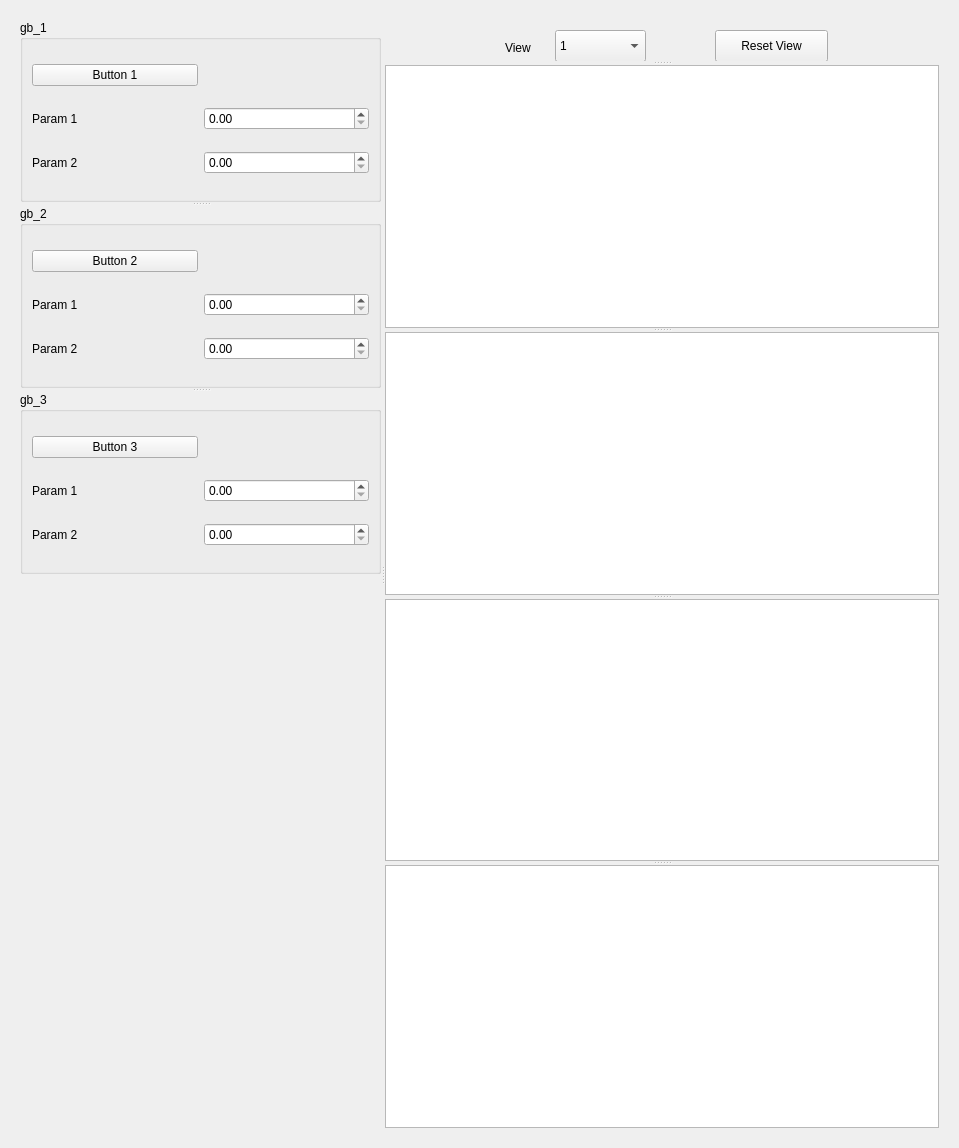
<?xml version="1.0" encoding="UTF-8"?>
<ui version="4.0">
 <class>Form</class>
 <widget class="QWidget" name="Form">
  <property name="geometry">
   <rect>
    <x>0</x>
    <y>0</y>
    <width>959</width>
    <height>1148</height>
   </rect>
  </property>
  <property name="windowTitle">
   <string>Form</string>
  </property>
  <layout class="QHBoxLayout" name="horizontalLayout">
   <item>
    <widget class="QWidget" name="widget_2" native="true">
     <layout class="QHBoxLayout" name="horizontalLayout_2">
      <item>
       <widget class="QSplitter" name="splitter_2">
        <property name="orientation">
         <enum>Qt::Horizontal</enum>
        </property>
        <widget class="QWidget" name="">
         <layout class="QVBoxLayout" name="verticalLayout_left">
          <item>
           <widget class="QSplitter" name="splitter">
            <property name="orientation">
             <enum>Qt::Vertical</enum>
            </property>
            <widget class="QGroupBox" name="groupBox_1">
             <property name="title">
              <string>gb_1</string>
             </property>
             <property name="alignment">
              <set>Qt::AlignLeading|Qt::AlignLeft|Qt::AlignTop</set>
             </property>
             <layout class="QGridLayout" name="gridLayout">
              <item row="0" column="0">
               <widget class="QPushButton" name="pushButton_1">
                <property name="text">
                 <string>Button 1</string>
                </property>
               </widget>
              </item>
              <item row="1" column="0">
               <widget class="QLabel" name="label">
                <property name="text">
                 <string>Param 1</string>
                </property>
               </widget>
              </item>
              <item row="1" column="1">
               <widget class="QDoubleSpinBox" name="doubleSpinBox_param1"/>
              </item>
              <item row="2" column="0">
               <widget class="QLabel" name="label_2">
                <property name="text">
                 <string>Param 2</string>
                </property>
               </widget>
              </item>
              <item row="2" column="1">
               <widget class="QDoubleSpinBox" name="doubleSpinBox_param2"/>
              </item>
             </layout>
            </widget>
            <widget class="QGroupBox" name="groupBox_2">
             <property name="title">
              <string>gb_2</string>
             </property>
             <property name="alignment">
              <set>Qt::AlignLeading|Qt::AlignLeft|Qt::AlignTop</set>
             </property>
             <layout class="QGridLayout" name="gridLayout_2">
              <item row="0" column="0">
               <widget class="QPushButton" name="pushButton_2">
                <property name="text">
                 <string>Button 2</string>
                </property>
               </widget>
              </item>
              <item row="1" column="0">
               <widget class="QLabel" name="label_3">
                <property name="text">
                 <string>Param 1</string>
                </property>
               </widget>
              </item>
              <item row="1" column="1">
               <widget class="QDoubleSpinBox" name="doubleSpinBox_param1_2"/>
              </item>
              <item row="2" column="0">
               <widget class="QLabel" name="label_4">
                <property name="text">
                 <string>Param 2</string>
                </property>
               </widget>
              </item>
              <item row="2" column="1">
               <widget class="QDoubleSpinBox" name="doubleSpinBox_param2_2"/>
              </item>
             </layout>
            </widget>
            <widget class="QGroupBox" name="groupBox_3">
             <property name="title">
              <string>gb_3</string>
             </property>
             <property name="alignment">
              <set>Qt::AlignLeading|Qt::AlignLeft|Qt::AlignTop</set>
             </property>
             <layout class="QGridLayout" name="gridLayout_3">
              <item row="0" column="0">
               <widget class="QPushButton" name="pushButton_3">
                <property name="text">
                 <string>Button 3</string>
                </property>
               </widget>
              </item>
              <item row="1" column="0">
               <widget class="QLabel" name="label_5">
                <property name="text">
                 <string>Param 1</string>
                </property>
               </widget>
              </item>
              <item row="1" column="1">
               <widget class="QDoubleSpinBox" name="doubleSpinBox_param1_3"/>
              </item>
              <item row="2" column="0">
               <widget class="QLabel" name="label_6">
                <property name="text">
                 <string>Param 2</string>
                </property>
               </widget>
              </item>
              <item row="2" column="1">
               <widget class="QDoubleSpinBox" name="doubleSpinBox_param2_3"/>
              </item>
             </layout>
            </widget>
           </widget>
          </item>
          <item>
           <spacer name="verticalSpacer">
            <property name="orientation">
             <enum>Qt::Vertical</enum>
            </property>
            <property name="sizeHint" stdset="0">
             <size>
              <width>20</width>
              <height>40</height>
             </size>
            </property>
           </spacer>
          </item>
         </layout>
        </widget>
        <widget class="QWidget" name="">
         <layout class="QVBoxLayout" name="verticalLayout_right">
          <item>
           <widget class="QSplitter" name="splitter_right">
            <property name="orientation">
             <enum>Qt::Vertical</enum>
            </property>
            <widget class="QWidget" name="widget" native="true">
             <widget class="QLabel" name="label_7">
              <property name="geometry">
               <rect>
                <x>120</x>
                <y>20</y>
                <width>41</width>
                <height>16</height>
               </rect>
              </property>
              <property name="text">
               <string>View</string>
              </property>
             </widget>
             <widget class="QComboBox" name="comboBox_view">
              <property name="geometry">
               <rect>
                <x>170</x>
                <y>10</y>
                <width>91</width>
                <height>32</height>
               </rect>
              </property>
              <item>
               <property name="text">
                <string>1</string>
               </property>
              </item>
              <item>
               <property name="text">
                <string>2</string>
               </property>
              </item>
              <item>
               <property name="text">
                <string>3</string>
               </property>
              </item>
              <item>
               <property name="text">
                <string>4</string>
               </property>
              </item>
             </widget>
             <widget class="QPushButton" name="pushButton_reset">
              <property name="geometry">
               <rect>
                <x>330</x>
                <y>10</y>
                <width>113</width>
                <height>32</height>
               </rect>
              </property>
              <property name="text">
               <string>Reset View</string>
              </property>
             </widget>
            </widget>
            <widget class="PlotWidget" name="graphicsView_1"/>
            <widget class="PlotWidget" name="graphicsView_2"/>
            <widget class="PlotWidget" name="graphicsView_3"/>
            <widget class="PlotWidget" name="graphicsView_4"/>
           </widget>
          </item>
         </layout>
        </widget>
       </widget>
      </item>
     </layout>
    </widget>
   </item>
  </layout>
  <action name="actionplot_1">
   <property name="checkable">
    <bool>true</bool>
   </property>
   <property name="text">
    <string>plot_1</string>
   </property>
  </action>
 </widget>
 <customwidgets>
  <customwidget>
   <class>PlotWidget</class>
   <extends>QGraphicsView</extends>
   <header>pyqtgraph</header>
  </customwidget>
 </customwidgets>
 <resources/>
 <connections>
  <connection>
   <sender>pushButton_reset</sender>
   <signal>clicked()</signal>
   <receiver>splitter_right</receiver>
   <slot>showNormal()</slot>
   <hints>
    <hint type="sourcelabel">
     <x>781</x>
     <y>50</y>
    </hint>
    <hint type="destinationlabel">
     <x>664</x>
     <y>573</y>
    </hint>
   </hints>
  </connection>
 </connections>
</ui>
